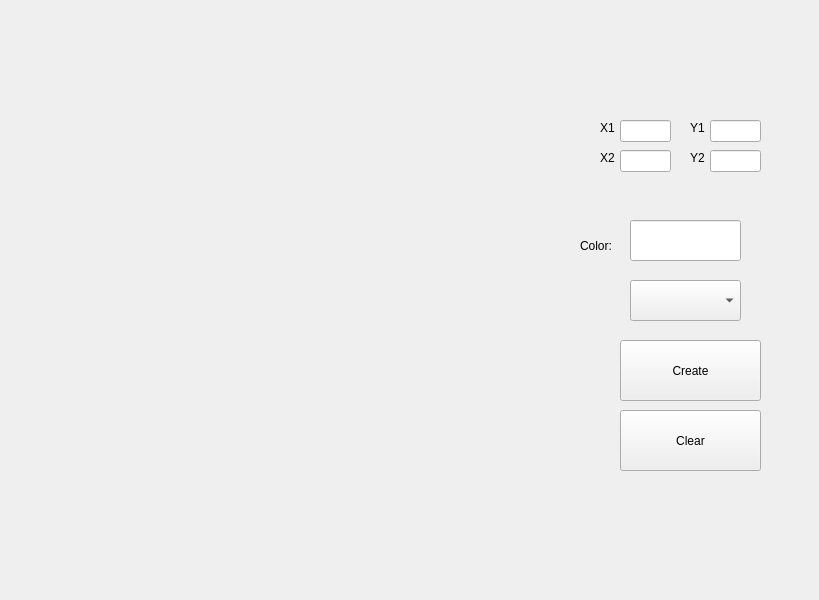
<?xml version="1.0" encoding="UTF-8"?>
<ui version="4.0">
 <class>MainWindow</class>
 <widget class="QMainWindow" name="MainWindow">
  <property name="geometry">
   <rect>
    <x>0</x>
    <y>0</y>
    <width>819</width>
    <height>600</height>
   </rect>
  </property>
  <property name="windowTitle">
   <string>MainWindow</string>
  </property>
  <widget class="QWidget" name="centralwidget">
   <widget class="QWidget" name="widget" native="true">
    <property name="geometry">
     <rect>
      <x>20</x>
      <y>20</y>
      <width>551</width>
      <height>511</height>
     </rect>
    </property>
    <property name="styleSheet">
     <string notr="true">backgroud-color: rgb(255, 255, 255)
</string>
    </property>
   </widget>
   <widget class="QLabel" name="X1_label">
    <property name="geometry">
     <rect>
      <x>600</x>
      <y>120</y>
      <width>16</width>
      <height>16</height>
     </rect>
    </property>
    <property name="text">
     <string>X1</string>
    </property>
   </widget>
   <widget class="QLabel" name="Y1_label">
    <property name="geometry">
     <rect>
      <x>690</x>
      <y>120</y>
      <width>16</width>
      <height>16</height>
     </rect>
    </property>
    <property name="text">
     <string>Y1</string>
    </property>
   </widget>
   <widget class="QLineEdit" name="X1_lineEdit">
    <property name="geometry">
     <rect>
      <x>620</x>
      <y>120</y>
      <width>51</width>
      <height>22</height>
     </rect>
    </property>
   </widget>
   <widget class="QLineEdit" name="Y1_lineEdit">
    <property name="geometry">
     <rect>
      <x>710</x>
      <y>120</y>
      <width>51</width>
      <height>22</height>
     </rect>
    </property>
   </widget>
   <widget class="QLabel" name="Y2_label">
    <property name="geometry">
     <rect>
      <x>690</x>
      <y>150</y>
      <width>16</width>
      <height>16</height>
     </rect>
    </property>
    <property name="text">
     <string>Y2</string>
    </property>
   </widget>
   <widget class="QLabel" name="X2_label">
    <property name="geometry">
     <rect>
      <x>600</x>
      <y>150</y>
      <width>16</width>
      <height>16</height>
     </rect>
    </property>
    <property name="text">
     <string>X2</string>
    </property>
   </widget>
   <widget class="QLineEdit" name="X2_lineEdit">
    <property name="geometry">
     <rect>
      <x>620</x>
      <y>150</y>
      <width>51</width>
      <height>22</height>
     </rect>
    </property>
   </widget>
   <widget class="QLineEdit" name="Y2_lineEdit">
    <property name="geometry">
     <rect>
      <x>710</x>
      <y>150</y>
      <width>51</width>
      <height>22</height>
     </rect>
    </property>
   </widget>
   <widget class="QLabel" name="color_label">
    <property name="geometry">
     <rect>
      <x>580</x>
      <y>230</y>
      <width>51</width>
      <height>31</height>
     </rect>
    </property>
    <property name="text">
     <string>Color:</string>
    </property>
   </widget>
   <widget class="QLineEdit" name="Color_lineEdit">
    <property name="geometry">
     <rect>
      <x>630</x>
      <y>220</y>
      <width>111</width>
      <height>41</height>
     </rect>
    </property>
   </widget>
   <widget class="QPushButton" name="CreateButton">
    <property name="geometry">
     <rect>
      <x>620</x>
      <y>340</y>
      <width>141</width>
      <height>61</height>
     </rect>
    </property>
    <property name="text">
     <string>Create</string>
    </property>
   </widget>
   <widget class="QComboBox" name="comboBox">
    <property name="geometry">
     <rect>
      <x>630</x>
      <y>280</y>
      <width>111</width>
      <height>41</height>
     </rect>
    </property>
    <item>
     <property name="text">
      <string/>
     </property>
    </item>
    <item>
     <property name="text">
      <string>Without anything</string>
     </property>
    </item>
    <item>
     <property name="text">
      <string>Circles</string>
     </property>
    </item>
    <item>
     <property name="text">
      <string>Squares</string>
     </property>
    </item>
   </widget>
   <widget class="QPushButton" name="ClearButton">
    <property name="geometry">
     <rect>
      <x>620</x>
      <y>410</y>
      <width>141</width>
      <height>61</height>
     </rect>
    </property>
    <property name="text">
     <string>Clear</string>
    </property>
   </widget>
   <widget class="QLabel" name="error_label">
    <property name="geometry">
     <rect>
      <x>620</x>
      <y>480</y>
      <width>181</width>
      <height>31</height>
     </rect>
    </property>
    <property name="text">
     <string/>
    </property>
   </widget>
  </widget>
 </widget>
 <resources/>
 <connections/>
</ui>
